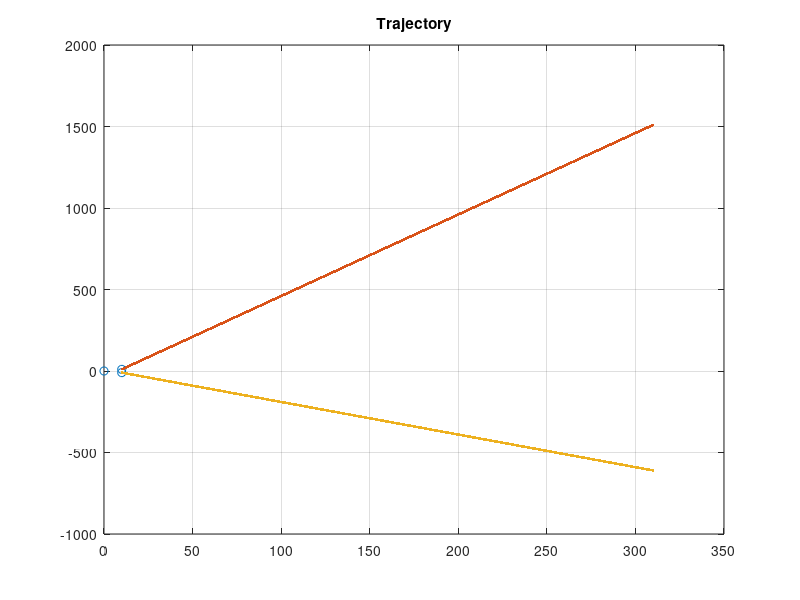
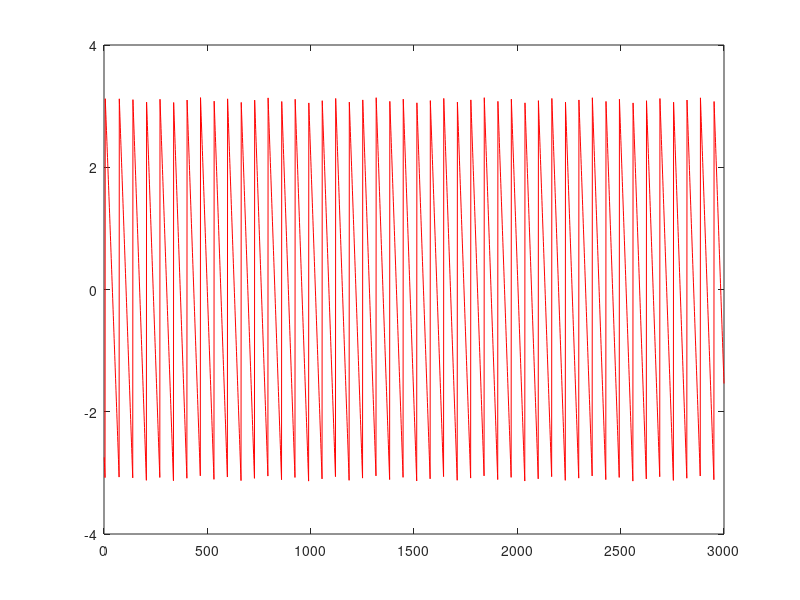

Reproduce these figures in MATLAB, in order. (Note: this script raises an error after producing the figures.)
clear;
%clc;
close all;
%% parameter

% frequency(900MHz)
FREQ = 900 * 10^6;
% light speed
LS = 3 * 10^10;%(cm/s)

% mode (0 : linear; 1 : random)
mod = 0;
% time stamp
ts = 300;
% spread
walk_des = 0.1;
% set the plane size 
PLOT_SIZE = 1000;

% reference point
ref_xi = 0;
ref_yi = 0;

% setting starting index of obj and hand
obj_or_xi = 10;
obj_or_yi = 10;

hand_or_xi = 10;
hand_or_yi = -10;

%% plane with straight line

% reference point
ref = [ref_xi, ref_yi];
% subject initial point
o1 = [obj_or_xi, obj_or_yi];
% hand initial point
h1 = [hand_or_xi, hand_or_yi];

% slope and shift
slope1 = 5;
y_shift1 = obj_or_yi - slope1 * (obj_or_xi);

slope2 = -2;
y_shift2 = hand_or_yi - slope2 * (hand_or_xi);

xi_1 = (obj_or_xi+walk_des:walk_des:obj_or_xi+ts);
xi_2 = (hand_or_xi+walk_des:walk_des:hand_or_xi+ts);

% object trajectory 

if(mod == 0) % linear
    yi_1 = slope1 * xi_1 + y_shift1;
    yi_2 = slope2 * xi_2 + y_shift2;
    
elseif(mod == 1) % random
    ran_1 = 4;
    ran_2 = 4;
    yi_1 = rand(1,ts/walk_des)*ran_1 + (obj_or_yi-ran_1/2);
    yi_2 = rand(1,ts/walk_des)*ran_2 + (hand_or_yi-ran_2/2);
    
end

obj_mov = [xi_1; yi_1];
hand_mov = [xi_2; yi_2];

%% calculate

% distance
Ref2obj = norm(abs(o1-ref));
Ref2hand = norm(abs(h1-ref));
Ref2obj_h = norm(abs(o1-[ref_xi, obj_or_yi]));
Ref2han_h = norm(abs(h1-[ref_xi, hand_or_yi]));

Ref2obj_tra = obj_mov - ref.';
Ref2han_tra = hand_mov - ref.';
%hand2obj_tra = obj_mov - hand_mov;
tmp_ref = ones(1,ts/walk_des) .* ref_xi;
ref2obj_tra = obj_mov - [tmp_ref;yi_1];
ref2han_tra = hand_mov - [tmp_ref;yi_2];

% The two-norm of each column
Ref2obj_dis = sqrt(sum(abs(Ref2obj_tra).^2,1));
Ref2han_dis = sqrt(sum(abs(Ref2han_tra).^2,1));
ref2obj_dis = sqrt(sum(abs(ref2obj_tra).^2,1));
ref2han_dis = sqrt(sum(abs(ref2han_tra).^2,1));

% ref angle
theta = (abs(angle(asin(Ref2obj / Ref2obj_h)))+abs(angle(asin(Ref2hand / Ref2han_h))))*180/pi;
theta_tra = (abs(angle(asin(Ref2obj_dis ./ ref2obj_dis))) + abs(angle(asin(Ref2han_dis ./ ref2han_dis)))).*180./pi;

% TODO : time = d/3*10^8
Ref2obj_t = Ref2obj / LS;
Ref2hand_t = Ref2hand / LS;
Ref2obj_dis_t = Ref2obj_dis ./LS;
Ref2han_dis_t = Ref2han_dis ./LS;

% TODO : phase = -2*pi*freq*time
alt_up = -2 * pi * FREQ * i
Ref2obj_p = angle((alt_up * Ref2obj_t));
Ref2hand_p = angle(alt_up * Ref2hand_t);
Ref2obj_dis_p = angle(exp(alt_up .* Ref2obj_dis_t));
Ref2han_dis_p = angle(exp(alt_up .* Ref2han_dis_t));

%% plot 

xlim([0 length(PLOT_SIZE)]);
ylim([0 length(PLOT_SIZE)]);

ini_x = [ref_xi, obj_or_xi, hand_or_xi];
ini_y = [ref_yi, obj_or_yi, hand_or_yi];
plot(ini_x, ini_y, 'o');
hold on;

plot(xi_1, yi_1, '.');
hold on;
plot(xi_2, yi_2, '.');
hold on;
grid on;
title('Trajectory');

figure();
plot(Ref2obj_dis_p,'r');
hold on;
plot(Ref2han_dis_p, 'bl');
title('Phase change');

figure();
plot(theta_tra);
title('Angle of Trajectory');
